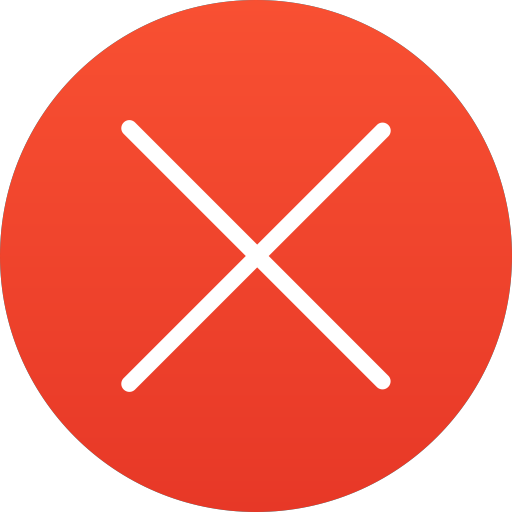
#> input picture images/exit.png, 512 x 512 px
$ python streamdeck.py
#> lines starting #> are read from the running program, lines starting #| are printed output that depends on the picture
import io
from enum import Enum

from PIL import Image, ImageFont, ImageDraw
from StreamDeck.DeviceManager import DeviceManager

KEY_SIZE = (72, 72)

# image for empty
img_empty = Image.new('RGB', KEY_SIZE, color='black')
#> img_empty: PIL image 72x72 RGB; every value is 0

# image for exit
img_exit = Image.new('RGB', KEY_SIZE, color='black')
icon = Image.open('images/exit.png' ).resize( (64, 64) )
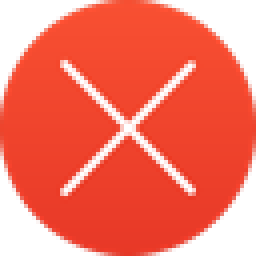
#> icon: PIL image 64x64 RGBA (shown 4 times larger); mean R, G, B, A 195.1, 63.3, 45.3, 200.4; transparent parts drawn white
img_exit.paste( icon, (4, 4), icon )
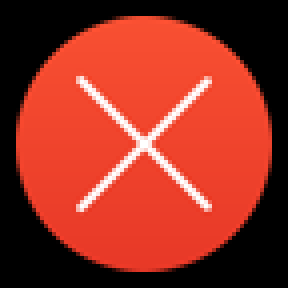
#> img_exit: PIL image 72x72 RGB (shown 4 times larger); mean R, G, B 149.3, 48.6, 34.8

# image for reset
img_reset = Image.new('RGB', KEY_SIZE, color='black')
icon = Image.open('images/reset.png' ).resize( (64, 64) )
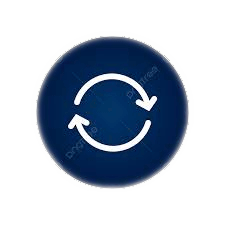
#> input picture images/reset.png, 225 x 225 px
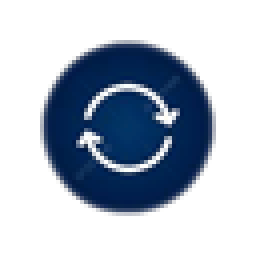
#> icon: PIL image 64x64 RGBA (shown 4 times larger); mean R, G, B, A 17.2, 27.6, 42.1, 88.9; transparent parts drawn white
img_reset.paste( icon, (4, 4), icon )
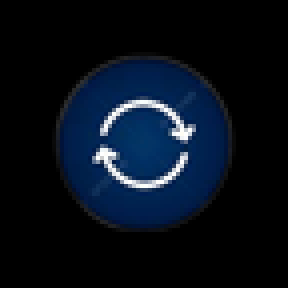
#> img_reset: PIL image 72x72 RGB (shown 4 times larger); mean R, G, B 6.9, 14.8, 25.9

# image for play
img_play = Image.new('RGB', KEY_SIZE, color='black')
#> (the run stopped early here; a loop or call above may not have finished)
